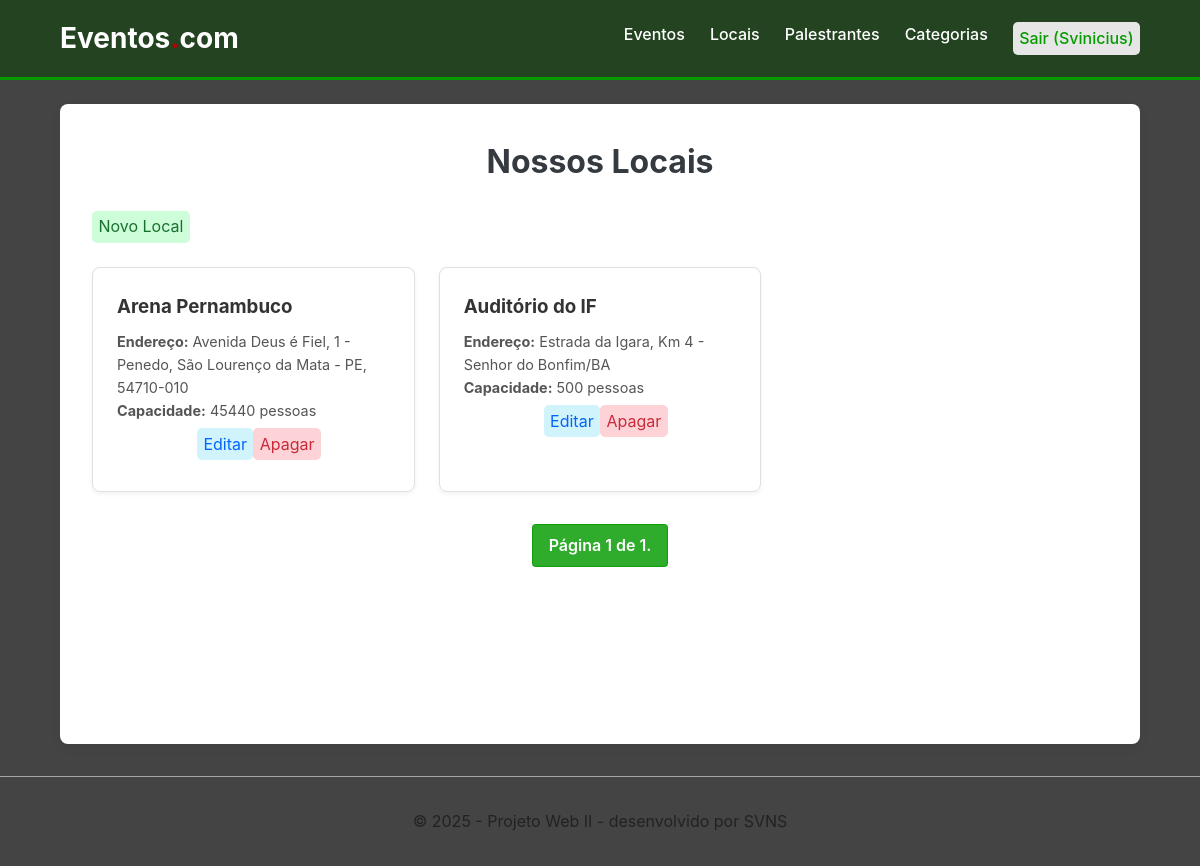
Page /locais/ (signed in) on the committed database.
### projeto_webII_app/models.py (models this page shows, shortened)
class Local(models.Model):
    nome = models.CharField(max_length=150)
    endereco = models.CharField(max_length=300)
    capacidade = models.PositiveIntegerField(default=0)

### projeto_webII_app/views.py (the view)
# urls.py: path('locais/', views.listarLocais, name='listarLocais'),
def listarLocais(request):
    lista_locais = Local.objects.all().order_by('nome')
    paginator = Paginator(lista_locais, 5)
    num_pagina = request.GET.get('page')
    obj_pagina = paginator.get_page(num_pagina)
    return render(request, 'app/listarLocais.html', {'obj_pagina': obj_pagina})

### projeto_webII_app/templates/app/listarLocais.html (shortened to what this page needs)
{% extends 'app/base.html' %}
{% block content %}
    <h1>Nossos Locais</h1>
    {% if user.is_authenticated %}
        <a href="{% url 'criarLocal' %}" class="btn-novo">Novo Local</a>
    {% endif %}
    <div class="list-container">
        {% for local in obj_pagina %}
            <div class="card">
                <h3>{{ local.nome }}</h3>
                <p><strong>Endereço:</strong> {{ local.endereco }}</p>
                <p><strong>Capacidade:</strong> {{ local.capacidade }} pessoas</p>
                {% if user.is_authenticated %}
                    <div class="card-actions">
                        <a href="{% url 'atualizarLocal' local.id %}" class="btn-editar">Editar</a>
                        <a href="{% url 'apagarLocal' local.id %}" class="btn-danger">Apagar</a>
                    </div>
                {% endif %}
            </div>
        {% empty %}
            <p>Nenhum local cadastrado.</p>
        {% endfor %}
    </div>
    <div class="pagination">
        <span class="page-current">
            Página {{ obj_pagina.number }} de {{ obj_pagina.paginator.num_pages }}.
        </span>
    </div>
{% endblock %}

### projeto_webII_app/templates/app/base.html (shortened to what this page needs)
{% load static %}
<!DOCTYPE html>
<html lang="pt-br">
<head>
    <link rel="stylesheet" href="{% static 'css/style.css' %}">
</head>
<body>
    <header class="navbar">
        <div class="container">
            <a href="{% url 'listarEventos' %}" class="logo">Eventos<span>.</span>com</a>
            <nav>
                <ul>
                    <li><a href="{% url 'listarEventos' %}">Eventos</a></li>
                    <li><a href="{% url 'listarLocais' %}">Locais</a></li>
                    <li><a href="{% url 'listarPalestrantes' %}">Palestrantes</a></li>
                    <li><a href="{% url 'listarCatEventos' %}">Categorias</a></li>
                    {% if user.is_authenticated %}
                        <li>
                            <form method="post" action="{% url 'logout' %}" id="logout-form">
                                <button type="submit" class="logout-button">Sair ({{ user.username }})</button>
                            </form>
                        </li>
                    {% else %}
                        <li><a href="{% url 'login' %}">Login</a></li>
                    {% endif %}
                </ul>
            </nav>
        </div>
    </header>
    <main class="container">
        {% block content %}
        {% endblock %}
    </main>
    <footer class="footer">
        <p>&copy; 2025 - Projeto Web II - desenvolvido por SVNS</p>
    </footer>
</body>
</html>

### projeto_webII_app/static/css/style.css (style rules this page uses)
*, *:before, *:after { box-sizing: border-box; }
body, h1, h2, h3, h4, p, ul, li, form, figure { margin: 0; padding: 0; }
body { font-family: -apple-system, BlinkMacSystemFont, "Segoe UI", Roboto, Helvetica, Arial, sans-serif; line-height: 1.6; background-color: #444444; color: #333; }
a { color: #059b00; text-decoration: none; }
.container { width: 90%; max-width: 1200px; margin-left: auto; margin-right: auto; }
.navbar { background-color: #244421; color: white; padding: 1rem 0; border-bottom: 3px solid #059b00; }
.navbar .container { display: flex; justify-content: space-between; align-items: center; }
.navbar nav ul { list-style: none; display: flex; }
.navbar nav li { margin-left: 25px; }
.navbar nav a { color: white; text-decoration: none; font-weight: 500; transition: color 0.2s ease-in-out; }
.logout-button { background: rgb(230, 230, 230); border: none; border-radius: 5px; padding: 0.4rem; cursor: pointer; color: #059b00; font-family: inherit; font-size: inherit; font-weight: 500; text-decoration: none; transition: color 0.2s ease-in-out; }
main.container { padding: 2rem; background-color: #ffffff; min-height: 80vh; margin-top: 1.5rem; margin-bottom: 1.5rem; border-radius: 8px; box-shadow: 0 4px 12px rgba(0, 0, 0, 0.05); }
.footer { text-align: center; padding: 2rem 0; margin-top: 2rem; color: #222; border-top: 1px solid #a6a7a8; }
.form-styled h2, h1 { text-align: center; margin-bottom: 1.5rem; color: #343a40; }
button, .btn { display: inline-block; padding: 0.75rem 1.25rem; border: none; border-radius: 5px; cursor: pointer; font-size: 1rem; font-weight: 600; text-decoration: none; transition: background-color 0.2s, transform 0.1s; }
.btn-novo { background-color: #cefdd9; padding: 0.2rem 0.4rem; border-radius: 5px; color: #18702d; display: inline-block; margin-bottom: 1.5rem; }
.btn-editar { background-color: #d0f3fc; padding: 0.2rem 0.4rem; border-radius: 5px; color: #0066ff; }
.btn-danger { background-color: #fdd3d7; padding: 0.2rem 0.4rem; border-radius: 5px; color: #c92a3a; }
.card-actions { margin: 0.4rem 5rem; display: flex; justify-content: space-between; }
.list-container { display: grid; grid-template-columns: repeat(auto-fill, minmax(280px, 1fr)); gap: 1.5rem; }
.card { border: 1px solid #e0e0e0; border-radius: 8px; padding: 1.5rem; background: #fff; box-shadow: 0 2px 5px rgba(0, 0, 0, 0.05); transition: box-shadow 0.2s, transform 0.2s; }
.card h3 { margin-bottom: 0.5rem; }
.card p { color: #555; font-size: 0.9rem; }
.pagination { margin-top: 2rem; text-align: center; }
.pagination a, .pagination .page-current { display: inline-block; padding: 0.5rem 1rem; margin: 0 0.25rem; border: 1px solid #ddd; border-radius: 4px; text-decoration: none; }
.pagination .page-current { background-color: #059b00d3; color: white; border-color: #059b00cc; font-weight: 600; }

### rows in the picture
Local: nome "Arena Pernambuco", endereco "Avenida Deus é Fiel, 1 - Penedo, São Lourenço da Mata - PE, 54710-010", capacidade "45440"
Local: nome "Auditório do IF", endereco "Estrada da Igara, Km 4 - Senhor do Bonfim/BA", capacidade "500"

### other values in the picture
{{ user.username }} "Svinicius"
{{ obj_pagina.number }} "1"
{{ obj_pagina.paginator.num_pages }} "1"
